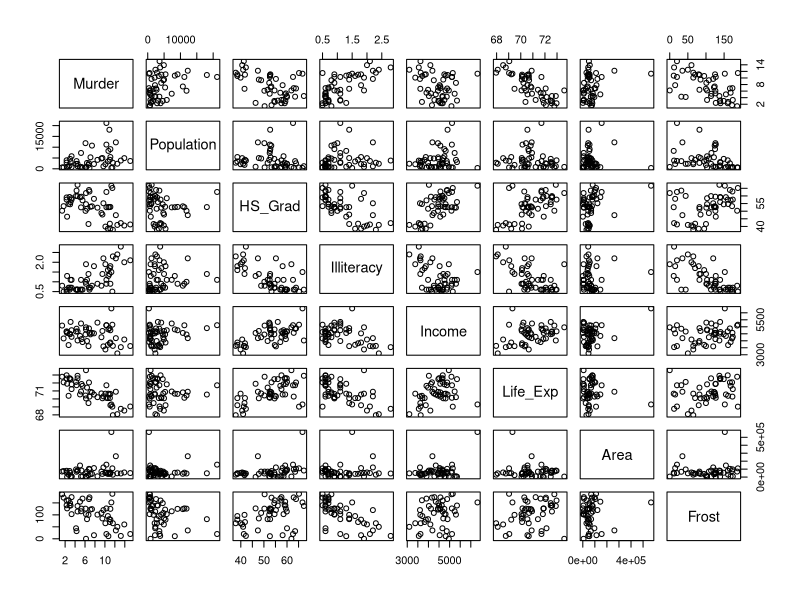
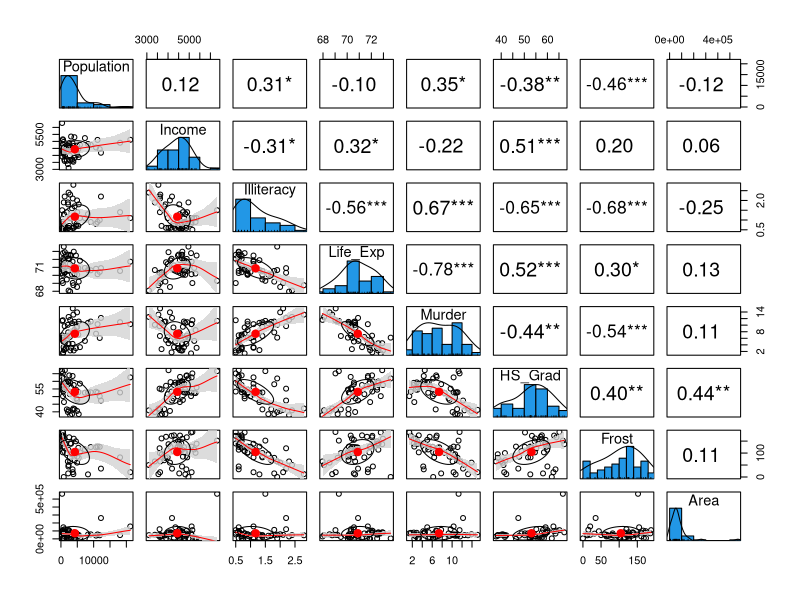
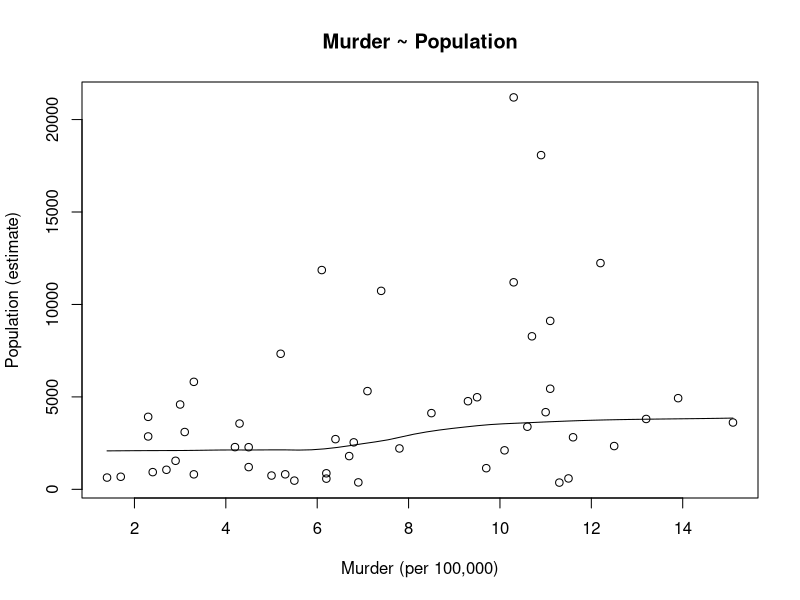
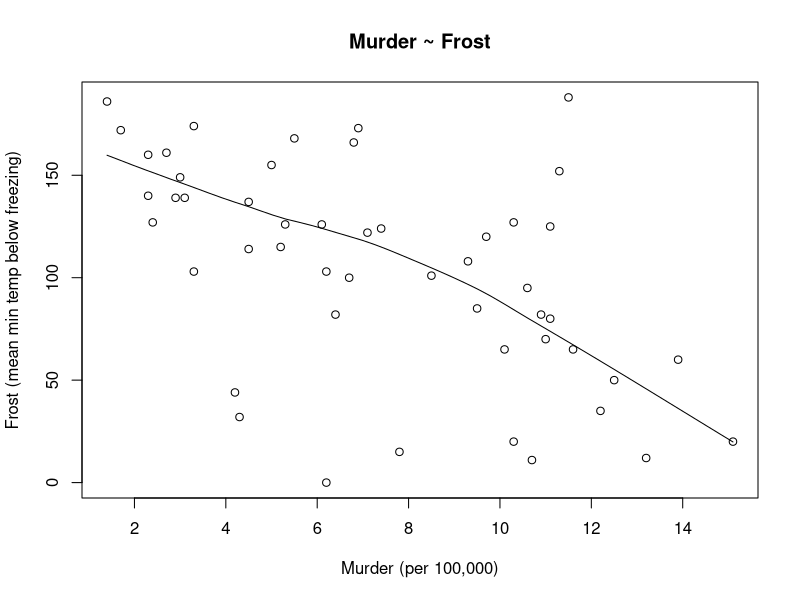
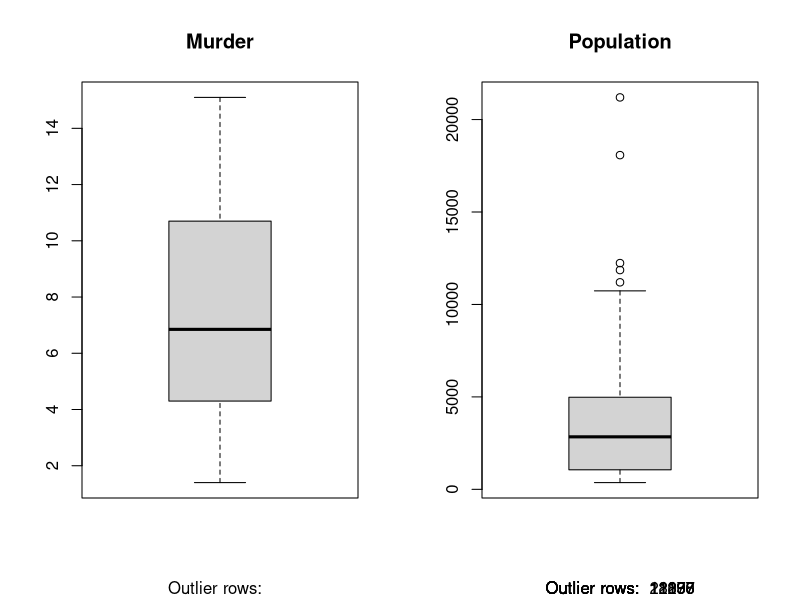
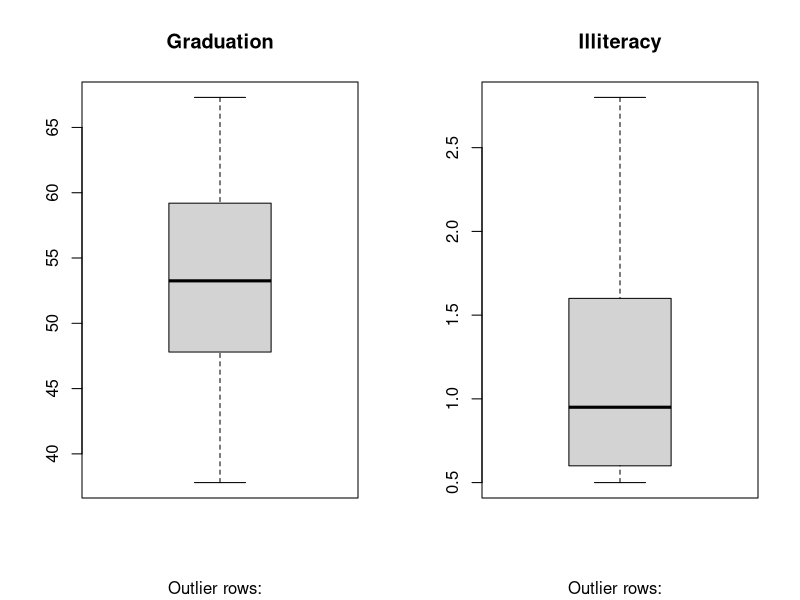
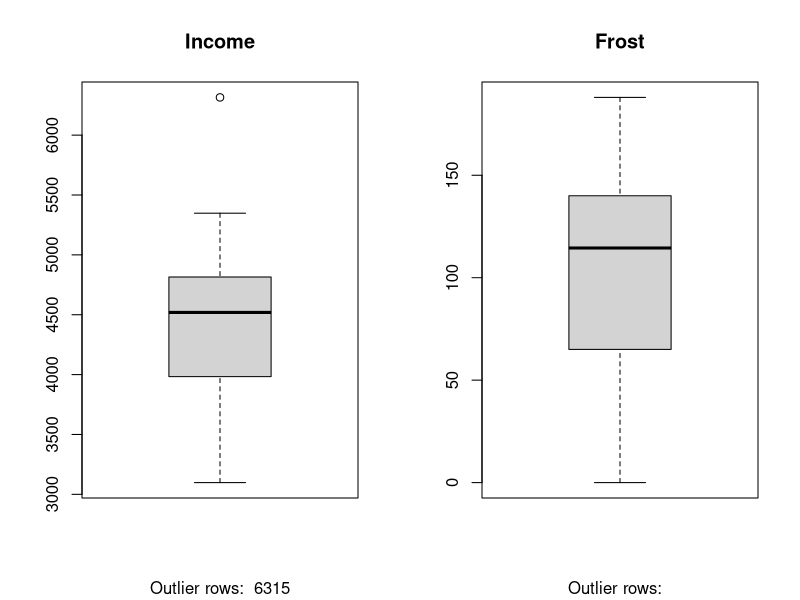
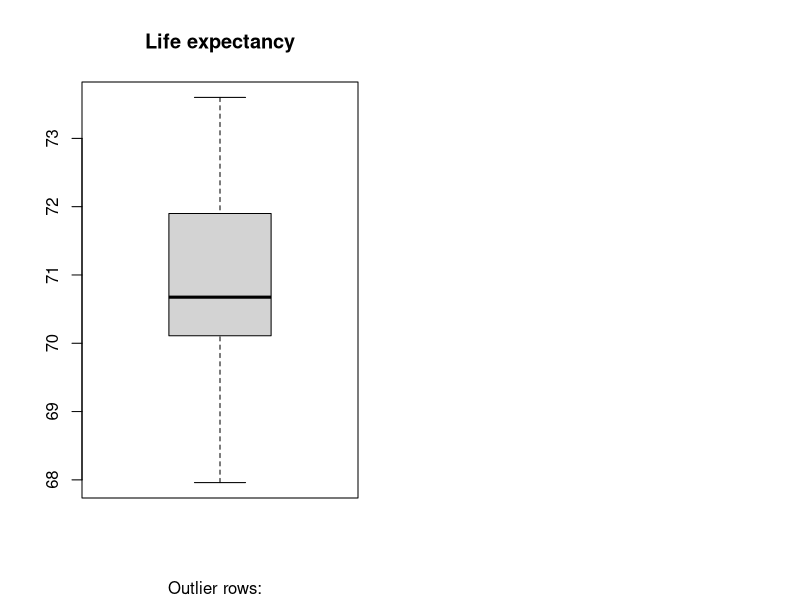

Write R code to recreate these figures, in order.
# Multiple Linear regression (MLR)

# check model assumptions
# Linearity: There is a linear relation among the variables
# Normality: Residuals are normally distributed
# Homoscedasticity: Residuals have constant variance
# No collinearity: Variables are not linear combinations of each other
# Independence: Residuals are independent or at least not correlated 

# use the state.x77 dataset - base package
help("state.x77")
head(state.x77, 15)
class(state.x77)
# convert to a data frame
states <- as.data.frame(state.x77)
class(states)
head(states, 15)
str(states)

colnames(states)[colnames(states) == "Life Exp"] <- "Life_Exp"
colnames(states)[colnames(states) == "HS Grad"] <- "HS_Grad"
# check for NA's
# using VIM or Mice

# Check for linearity
# variables chosen that will be used for the model
names(states)
# could remove a subset of the data first
# choose the vars and then show them i nthe pairs() function
variables_of_interest <- c("Murder", 
                           "Population", 
                           "HS_Grad", 
                           "Illiteracy", 
                           "Income", 
                           "Life_Exp", 
                           "Area", 
                           "Frost")
pairs(states[variables_of_interest])

library(psych)
pairs.panels(states, 
             smooth = TRUE, # If TRUE, draws loess smooths  
             scale = FALSE, # If TRUE, scales the correlation text font  
             density = TRUE, # If TRUE, adds density plots and histograms  
             ellipses = TRUE, # If TRUE, draws ellipses   
             method = "spearman",# Correlation method (also "pearson" or "kendall") 
             pch = 21, # pch symbol   
             lm = FALSE, # If TRUE, plots linear fit rather than the LOESS (smoothed) fit 
             cor = TRUE, # If TRUE, reports correlations
             jiggle = FALSE, # If TRUE, data points are jittered  
             factor = 2, # Jittering factor  
             hist.col = 4, # Histograms color   
             stars = TRUE,
             ci = TRUE) # If TRUE, adds confidence intervals 

# Dependent var = x-axis
# Independent var = y-axis

attach(states)
scatter.smooth(x = Murder, 
               y = Population, 
               main = "Murder ~ Population", 
               xlab = "Murder (per 100,000)", ylab = "Population (estimate)")

# Chck nuberically the correlation of these variables
# Values of -0.2 < x < 0.2 - low correlation

cor(Murder, Population) # Medium correlation. Value = 0.3436428.
# The correlation test shows that the correlation between the murder and 
# population variables = 0.3436428 indicating a medium correlation.

scatter.smooth(x = Murder, 
               y = Frost, 
               main = "Murder ~ Frost", 
               xlab = "Murder (per 100,000)", ylab = "Frost (mean min temp below freezing)")

cor(Murder, Frost)

paste("correltion for murder and frost: ", cor(Murder, Frost))
paste("correltion for murder and illiteracy: ", cor(Murder, Illiteracy))
paste("correltion for murder and Population: ", cor(Murder, Population))
paste("correltion for murder and HS grade: ", cor(Murder, HS_Grad))
paste("correltion for murder and Income: ", cor(Murder, Income))
paste("correltion for murder and Life expectancy: ", cor(Murder, Life_Exp))
paste("correltion for murder and area: ", cor(Murder, Area))

# Decied to remove the "area" varibale
states <- subset(states, select = -c(Area))
head(states)

# Check for outliers
opar <- par(no.readonly = TRUE)
attach(states)
par(mfrow = c(1, 2)) # charts shown in 4 rows x 2 cols

boxplot(Murder, 
        main = "Murder", 
        sub = paste("Outlier rows: ", 
                    boxplot.stats(Murder)$out))

boxplot(Population, 
        main = "Population", 
        sub = paste("Outlier rows: ", 
                    boxplot.stats(Population)$out))

boxplot(HS_Grad, 
        main = "Graduation", 
        sub = paste("Outlier rows: ", 
                    boxplot.stats(HS_Grad)$out))

boxplot(Illiteracy, 
        main = "Illiteracy", 
        sub = paste("Outlier rows: ", 
                    boxplot.stats(Illiteracy)$out))

boxplot(Income, 
        main = "Income", 
        sub = paste("Outlier rows: ", 
                    boxplot.stats(Income)$out))

boxplot(Frost, 
        main = "Frost", 
        sub = paste("Outlier rows: ", 
                    boxplot.stats(Frost)$out))

boxplot(Life_Exp, 
        main = "Life expectancy", 
        sub = paste("Outlier rows: ", 
                    boxplot.stats(Life_Exp)$out))

par(opar)

# use boxplot.stats(0 function to extract the outliers
outlier_values <- boxplot.stats(Population)$out
paste("Population outliers: ", paste(outlier_values, collapse = ", "))

# repeat fo the income var
outlier_values <- boxplot.stats(Income)$out
paste("Income outliers: ", paste(outlier_values, collapse = ", "))


# Remove outliers
states <- subset(states, 
                 Population != 21198 
                 & Population != 11197 
                 & Population != 18076 
                 & Population != 11860 
                 & Population != 12237 & Population != 10735)

# remove income outliers
states <- subset(states, Income != 6315)

attach(states)
boxplot(Population, 
        main = "Population", 
        sub = paste("Outlier rows: ", 
                    boxplot.stats(Population)$out))

boxplot(Income, 
        main = "Income", 
        sub = paste("Outlier rows: ", 
                    boxplot.stats(Income)$out))

# Decide whether to delete a few more outliers and what this results in

# Check normality
library(e1071)
opar <- par(no.readonly = TRUE)
par(mfrow = c(2, 4))
plot(density(Population), 
     main = "Density plot : Population", 
     ylab = "Frequency", xlab = "Population",
     sub = paste("Skewness : ", round(e1071::skewness(Population), 2)))

# fill the area under the plot
polygon(density(Population), col = "red")

plot(density(Murder), 
     main = "Density plot : Murder", 
     ylab = "Frequency", xlab = "Murder",
     sub = paste("Skewness : ", round(e1071::skewness(Murder), 2)))
polygon(density(Murder), col = "red")

plot(density(HS_Grad), 
     main = "Density plot : HS grade", 
     ylab = "Frequency", xlab = "HS grade",
     sub = paste("Skewness : ", round(e1071::skewness(HS_Grad), 2)))

# fill the area under the plot
polygon(density(states$HS_Grad), col = "red")

plot(density(Illiteracy), 
     main = "Density plot : Illiteracy", 
     ylab = "Frequency", xlab = "Illiteracy",
     sub = paste("Skewness : ", round(e1071::skewness(Illiteracy), 2)))
polygon(density(Illiteracy), col = "red")

plot(density(Income), 
     main = "Density plot : Income", 
     ylab = "Frequency", xlab = "Income",
     sub = paste("Skewness : ", round(e1071::skewness(Income), 2)))

# fill the area under the plot
polygon(density(Income), col = "red")

plot(density(Frost), 
     main = "Density plot : Frost", 
     ylab = "Frequency", xlab = "Feost",
     sub = paste("Skewness : ", round(e1071::skewness(Frost), 2)))

# fill the area under the plot
polygon(density(Frost), col = "red")
par <- opar

paste("Skewness for illiteracy : ", round(e1071::skewness(Illiteracy), 2))
paste("Skewness for population : ", round(e1071::skewness(Population), 2))
paste("Skewness for murder : ", round(e1071::skewness(Murder), 2))
paste("Skewness for HS grad : ", round(e1071::skewness(HS_Grad), 2))
paste("Skewness for income : ", round(e1071::skewness(Income), 2))
paste("Skewness for frost : ", round(e1071::skewness(Frost), 2))

# Create a table of the values with a decision alongside



# skewness of < -1 or > 1 = highly skewed
# -1 to -0.5 and 0.5 to 1 = moderately skewed
# Skewness of -0.5 to 0.5 = approx symetrical

# check normality using qqnorm() function
opar <- par(no.readonly = TRUE)
par(mfrow = c(1, 2)) # divide graph area in 2 columns
hist(Murder, main = "Normality proportion of Murder", xlab = "Murder rate")

qqnorm(Murder)
qqline(Murder)
par <- opar

attach(states)
mlr_model <- lm(Murder ~ Illiteracy + Population + HS_Grad + Income + Frost, data = states)
summary(mlr_model)

# Create training and testing data - see notes 
# on Blackboard for detailed description
set.seed(1)
no_rows_data <- nrow(states)
data_sample <- sample(1: no_rows_data, size = round(0.7 * no_rows_data), replace = FALSE)
data_sample
training_data <- states[data_sample, ]
testing_data <- states[-data_sample, ]

# Build the model based on training data
model <- lm(Murder ~ Population + Illiteracy + Income + Frost + Life_Exp + HS_Grad, data = training_data)
summary(model)

confint(model)